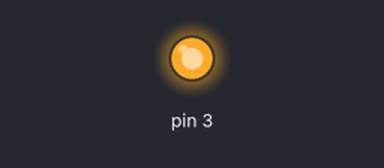
A program run on a simulated MicroPython board. Parts: output pins drawn as LEDs (lit = HIGH). At 1.0 s the program stops and its outputs stay as they are.

Above: at 0.1 s.
At 1.1 s:
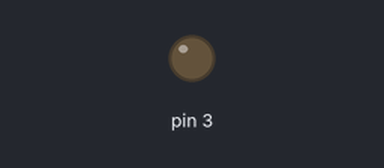
Timing chart, 0 to 2.5 s (numbered marks = the images above):
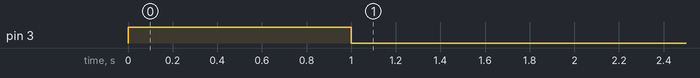

The program:

accessory.py
```python
""" controlls accessories, either motor or light control """

from machine import Pin
import utime

class Accessory:
    def __init__(self, accessory_pin:int):
        self.pin = Pin(accessory_pin, Pin.OUT)

    def turn_on(self, duration:int = 0):
        """ turns on motor for "duration" number of seconds. if unspecified then leaves it on """
        self.pin.value(1)

        if duration: # if duration is left blank, this part will not execute and accessory will stay on
            utime.sleep_ms(duration * 1000)
            self.turn_off()

    def turn_off(self):
        """ turns off motor """
        self.pin.value(0)


if __name__ == '__main__':
    motor = Accessory(3)

    motor.turn_on(1)
```

Measured:
- by itself, pin 3: LOW → HIGH at 0.00 s, → LOW 1.0 s later
